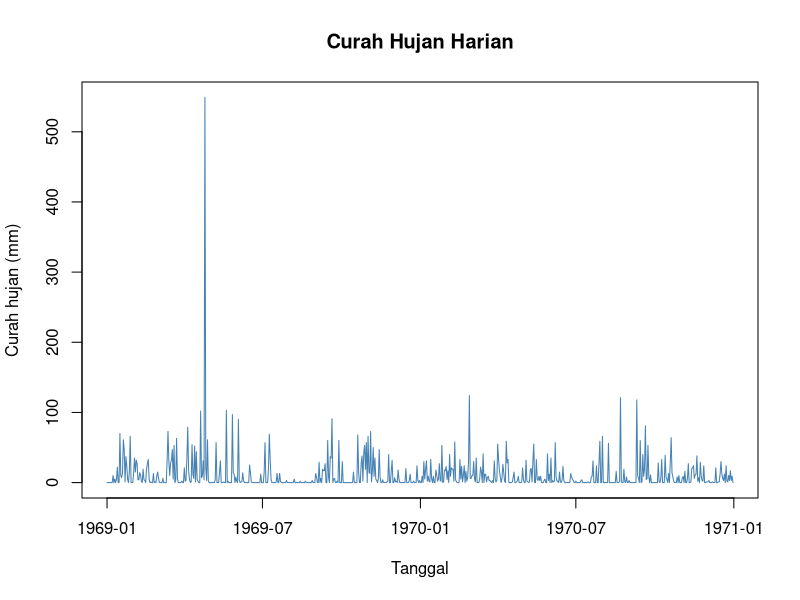
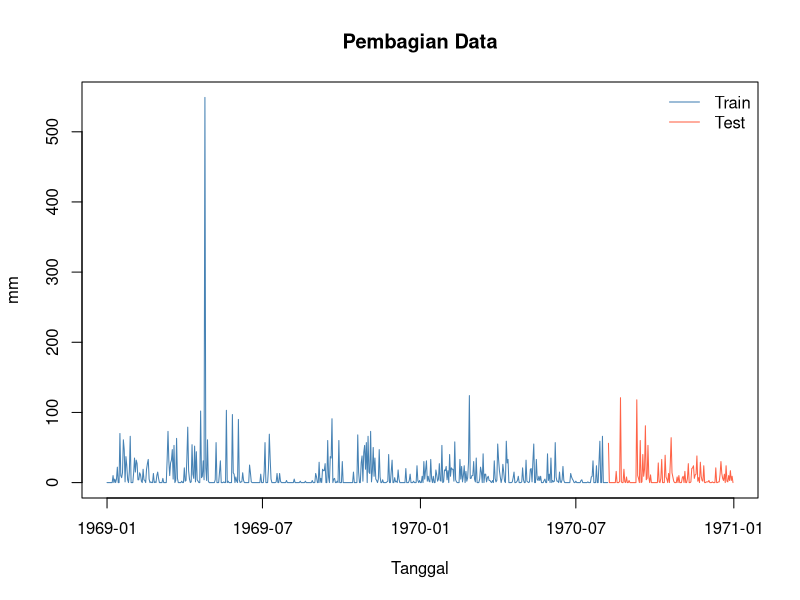
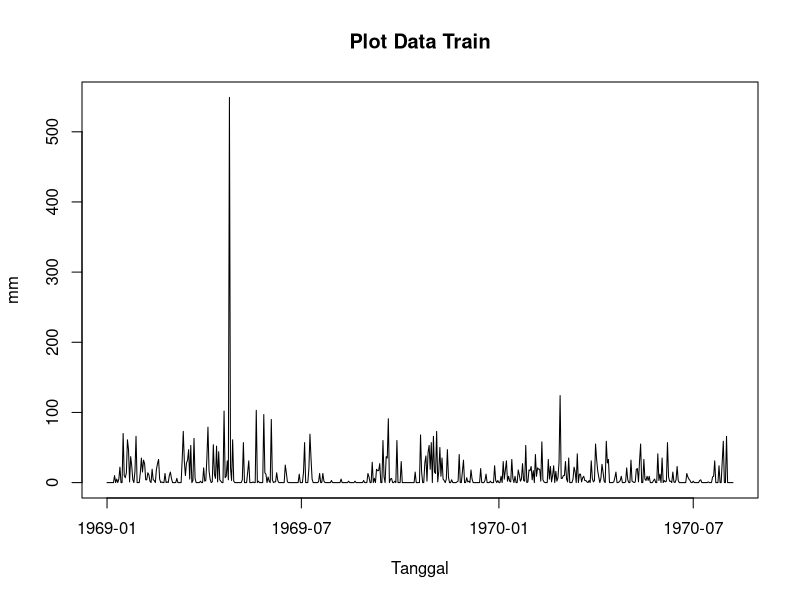
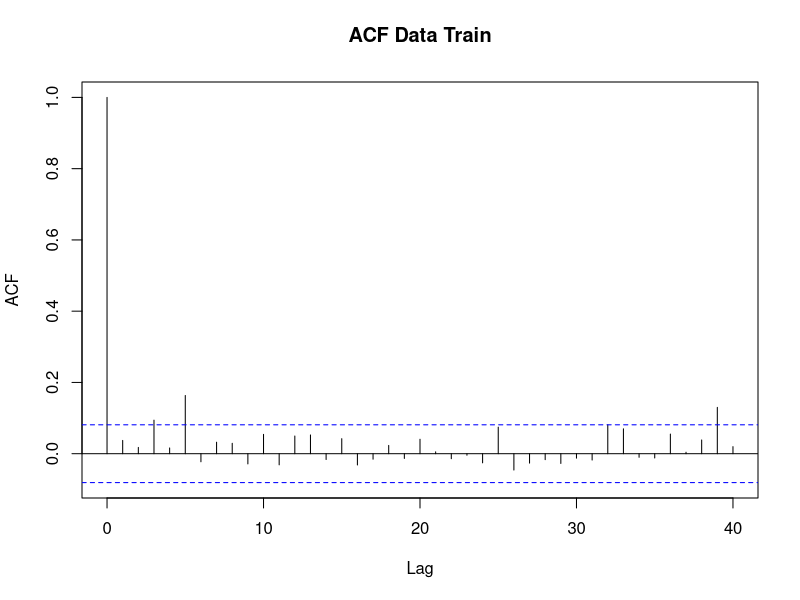

These figures' R source, in order: (Note: this script raises an error after producing the figures.)
## ---- chunk 1
knitr::opts_chunk$set(echo = TRUE, warning = FALSE, message = FALSE, fig.width = 9, fig.height = 4)
library(forecast); library(tseries); library(lmtest); library(MASS)
## ---- chunk 2
d <- read.csv("data_time_series_curah_hujan.csv")
d$Tanggal <- as.Date(d$Tanggal)
x <- d$Curah_Hujan_mm
cat("Jumlah amatan:", length(x), "| NA:", sum(is.na(x)), "| Proporsi hari tanpa hujan:", round(mean(x == 0), 3))
summary(x)
plot(d$Tanggal, x, type = "l", col = "steelblue", xlab = "Tanggal", ylab = "Curah hujan (mm)",
     main = "Curah Hujan Harian")
## ---- chunk 3
n <- length(x); ntr <- floor(0.8 * n)
train <- x[1:ntr]; test <- x[(ntr + 1):n]
tgl_tr <- d$Tanggal[1:ntr]; tgl_te <- d$Tanggal[(ntr + 1):n]
cat("Train:", ntr, "(", format(min(tgl_tr)), "s/d", format(max(tgl_tr)), ")\n")
cat("Test :", length(test), "(", format(min(tgl_te)), "s/d", format(max(tgl_te)), ")")
plot(d$Tanggal, x, type = "n", xlab = "Tanggal", ylab = "mm", main = "Pembagian Data")
lines(tgl_tr, train, col = "steelblue"); lines(tgl_te, test, col = "tomato")
legend("topright", c("Train", "Test"), col = c("steelblue", "tomato"), lty = 1, bty = "n")
## ---- chunk 4
plot(tgl_tr, train, type = "l", xlab = "Tanggal", ylab = "mm", main = "Plot Data Train")
acf(train, lag.max = 40, main = "ACF Data Train")
adf.test(train)
kpss.test(train)
## ---- chunk 5
y1 <- train + 1
bc <- boxcox(lm(y1 ~ 1), lambda = seq(-2, 2, 0.01), plotit = FALSE)
lam <- bc$x[which.max(bc$y)]
ci  <- range(bc$x[bc$y > max(bc$y) - qchisq(0.95, 1) / 2])
plot(bc$x, bc$y, type = "l", xlab = expression(lambda), ylab = "log-likelihood", main = "Box-Cox (y + 1)")
abline(v = c(lam, ci), lty = c(1, 2, 2), col = c("red", "blue", "blue")); abline(v = 1, col = "darkgreen")
cat("Lambda optimum:", lam, "\nSelang kepercayaan 95%: [", ci[1], ",", ci[2], "]\nMengandung 1?", ci[1] <= 1 & 1 <= ci[2])
## ---- chunk 6
lam_use <- lam
tf  <- function(v) ((v + 1)^lam_use - 1) / lam_use
itf <- function(z) (z * lam_use + 1)^(1 / lam_use) - 1
ztr <- tf(train)
plot(tgl_tr, ztr, type = "l", xlab = "Tanggal", ylab = "Box-Cox(y+1)", main = "Data Train Setelah Transformasi")
adf.test(ztr)
kpss.test(ztr)
## ---- chunk 7
p_adf <- adf.test(ztr)$p.value
d_ord <- 0
if (p_adf > 0.05) { d_ord <- 1; print(adf.test(diff(ztr))) }
cat("Orde diferensiasi (d) yang digunakan:", d_ord)
zs <- if (d_ord == 1) diff(ztr) else ztr
## ---- chunk 8
par(mfrow = c(1, 2)); acf(zs, lag.max = 30, main = "ACF"); pacf(zs, lag.max = 30, main = "PACF"); par(mfrow = c(1, 1))
## ---- chunk 9
eacf2 <- function(z, ar.max = 7, ma.max = 13) {
  z <- z - mean(z); n <- length(z)
  lag <- function(v, k) if (k == 0) v else c(rep(0, k), v[1:(length(v) - k)])
  ee <- matrix(NA, ar.max + 1, ma.max + 1)
  for (p in 0:ar.max) for (q in 0:ma.max) {
    r <- z
    if (p > 0) { X <- sapply(1:p, function(k) lag(z, k)); b <- coef(lm(z ~ X - 1)); r <- z - X %*% b }
    r <- as.numeric(r)
    if (q > 0) for (j in 1:q) {
      Xr <- cbind(if (p > 0) X, sapply(1:j, function(k) lag(r, k)))
      if (is.null(dim(Xr))) Xr <- matrix(Xr, ncol = 1)
      b <- coef(lm(z ~ Xr - 1))
      r <- as.numeric(z - Xr %*% b)
    }
    ee[p + 1, q + 1] <- acf(r, lag.max = q + 1, plot = FALSE)$acf[q + 2]
  }
  sym <- ifelse(abs(ee) > 2 / sqrt(n - outer(0:ar.max, 0:ma.max, "+")), "x", "o")
  dimnames(sym) <- list(paste0("AR", 0:ar.max), paste0("MA", 0:ma.max))
  noquote(sym)
}
eacf2(zs)
## ---- chunk 10
cand <- list(c(0,0,0), c(1,0,0), c(0,0,1), c(1,0,1), c(5,0,0), c(0,0,5), c(3,0,0), c(2,0,1), c(1,0,2))
cand <- lapply(cand, function(o) c(o[1], d_ord, o[3]))
fits <- list()
for (o in cand) {
  nm <- sprintf("ARIMA(%d,%d,%d)", o[1], o[2], o[3])
  fits[[nm]] <- tryCatch(Arima(ztr, order = o, include.mean = (d_ord == 0), method = "ML"), error = function(e) NULL)
}
fits <- Filter(Negate(is.null), fits)
## ---- chunk 11
sig_all <- function(f) { ct <- coeftest(f); all(ct[rownames(ct) != "intercept", 4] < 0.05) }
tab <- data.frame(Model = names(fits),
                  AIC = sapply(fits, AIC), BIC = sapply(fits, BIC),
                  Semua_Signifikan = sapply(fits, sig_all), row.names = NULL)
tab <- tab[order(tab$AIC), ]; tab
for (nm in names(fits)) { cat("\n====", nm, "====\n"); print(coeftest(fits[[nm]])) }
## ---- chunk 12
ok <- tab[tab$Semua_Signifikan, ]
best_name <- if (nrow(ok) > 0) ok$Model[which.min(ok$AIC)] else tab$Model[1]
best <- fits[[best_name]]
cat("Model terpilih:", best_name, "(parameter signifikan dengan AIC terkecil)")
## ---- chunk 13
checkresiduals(best, plot = FALSE)
r <- as.numeric(residuals(best))
par(mfrow = c(2, 2))
qqnorm(r); qqline(r, col = "red")
plot(r, type = "h", main = "Sisaan vs Urutan", ylab = "residual"); abline(h = 0, col = "red")
acf(r, main = "ACF Sisaan"); pacf(r, main = "PACF Sisaan")
par(mfrow = c(1, 1))
## ---- chunk 14
cat("Uji Normalitas (Jarque-Bera & Kolmogorov-Smirnov), H0: sisaan normal\n")
print(jarque.bera.test(r)); print(ks.test(scale(r), "pnorm"))
cat("\nUji Autokorelasi (Ljung-Box), H0: tidak ada autokorelasi\n")
print(Box.test(r, lag = 20, type = "Ljung-Box", fitdf = length(coef(best)) - (d_ord == 0)))
cat("\nUji Homogenitas Ragam (Ljung-Box pada sisaan kuadrat / efek ARCH), H0: ragam homogen\n")
print(Box.test(r^2, lag = 20, type = "Ljung-Box"))
cat("\nUji Nilai Tengah Sisaan (t-test), H0: rataan = 0\n")
print(t.test(r, mu = 0))
## ---- chunk 15
o <- arimaorder(best); p0 <- o[1]; q0 <- o[3]
ov <- list(c(p0 + 1, d_ord, q0), c(p0, d_ord, q0 + 1))
ovfit <- list(); ovfit[[best_name]] <- best
for (oo in ov) { nm <- sprintf("ARIMA(%d,%d,%d)", oo[1], oo[2], oo[3])
  ovfit[[nm]] <- tryCatch(Arima(ztr, order = oo, include.mean = (d_ord == 0), method = "ML"), error = function(e) NULL) }
ovfit <- Filter(Negate(is.null), ovfit)
data.frame(Model = names(ovfit), AIC = sapply(ovfit, AIC), Semua_Signifikan = sapply(ovfit, sig_all), row.names = NULL)
for (nm in names(ovfit)[-1]) { cat("\n====", nm, "====\n"); print(coeftest(ovfit[[nm]])) }
## ---- chunk 16
h <- length(test)
fc <- forecast(best, h = h)
pred <- pmax(itf(as.numeric(fc$mean)), 0)
lo <- pmax(itf(as.numeric(fc$lower[, 2])), 0); hi <- itf(as.numeric(fc$upper[, 2]))
plot(tgl_te, test, type = "l", col = "black", ylim = c(0, max(test, na.rm = TRUE)),
     xlab = "Tanggal", ylab = "mm", main = paste("Peramalan", best_name, "vs Data Test"))
lines(tgl_te, pred, col = "red", lwd = 2)
legend("topright", c("Aktual (test)", "Ramalan"), col = c("black", "red"), lty = 1, bty = "n")
rmse <- sqrt(mean((test - pred)^2)); mae <- mean(abs(test - pred))
rmse_naif <- sqrt(mean((test - mean(train))^2)); mae_naif <- mean(abs(test - mean(train)))
data.frame(Ukuran = c("RMSE", "MAE"), ARIMA = round(c(rmse, mae), 3),
           Pembanding_rataan_train = round(c(rmse_naif, mae_naif), 3))
head(data.frame(Tanggal = tgl_te, Aktual = test, Ramalan = round(pred, 2)), 10)
